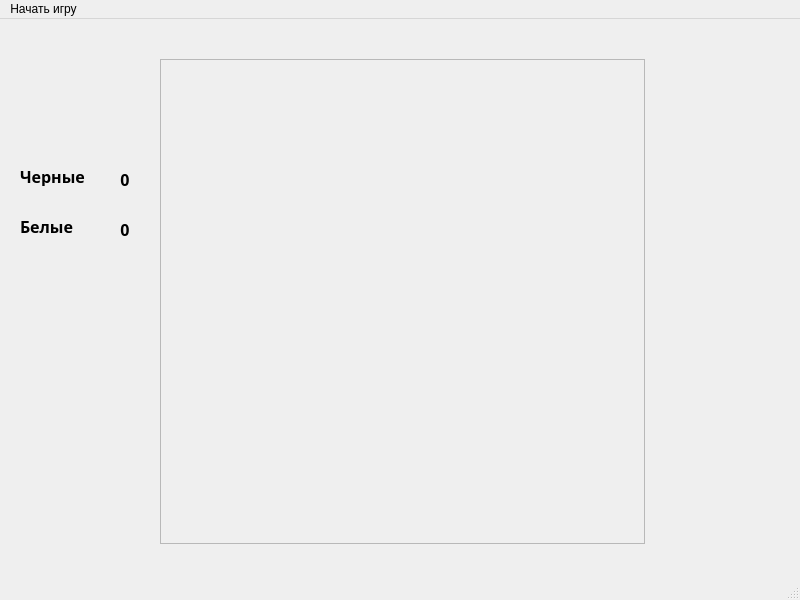
<?xml version="1.0" encoding="UTF-8"?>
<ui version="4.0">
 <class>MainWindow</class>
 <widget class="QMainWindow" name="MainWindow">
  <property name="geometry">
   <rect>
    <x>0</x>
    <y>0</y>
    <width>800</width>
    <height>600</height>
   </rect>
  </property>
  <property name="sizePolicy">
   <sizepolicy hsizetype="Fixed" vsizetype="Fixed">
    <horstretch>0</horstretch>
    <verstretch>0</verstretch>
   </sizepolicy>
  </property>
  <property name="minimumSize">
   <size>
    <width>800</width>
    <height>600</height>
   </size>
  </property>
  <property name="maximumSize">
   <size>
    <width>800</width>
    <height>600</height>
   </size>
  </property>
  <property name="windowTitle">
   <string>MainWindow</string>
  </property>
  <widget class="QWidget" name="centralWidget">
   <widget class="GrafField" name="frame">
    <property name="geometry">
     <rect>
      <x>160</x>
      <y>40</y>
      <width>485</width>
      <height>485</height>
     </rect>
    </property>
    <property name="frameShape">
     <enum>QFrame::StyledPanel</enum>
    </property>
    <property name="frameShadow">
     <enum>QFrame::Raised</enum>
    </property>
   </widget>
   <widget class="QLabel" name="label">
    <property name="geometry">
     <rect>
      <x>300</x>
      <y>10</y>
      <width>200</width>
      <height>20</height>
     </rect>
    </property>
    <property name="font">
     <font>
      <family>OCR A Std</family>
      <pointsize>12</pointsize>
      <weight>75</weight>
      <bold>true</bold>
     </font>
    </property>
    <property name="text">
     <string/>
    </property>
    <property name="alignment">
     <set>Qt::AlignCenter</set>
    </property>
   </widget>
   <widget class="QLabel" name="label_2">
    <property name="geometry">
     <rect>
      <x>20</x>
      <y>147</y>
      <width>70</width>
      <height>20</height>
     </rect>
    </property>
    <property name="font">
     <font>
      <family>OCR A Std</family>
      <pointsize>12</pointsize>
      <weight>75</weight>
      <bold>true</bold>
     </font>
    </property>
    <property name="text">
     <string>Черные</string>
    </property>
   </widget>
   <widget class="QLabel" name="label_4">
    <property name="geometry">
     <rect>
      <x>20</x>
      <y>197</y>
      <width>70</width>
      <height>20</height>
     </rect>
    </property>
    <property name="font">
     <font>
      <family>OCR A Std</family>
      <pointsize>12</pointsize>
      <weight>75</weight>
      <bold>true</bold>
     </font>
    </property>
    <property name="text">
     <string>Белые</string>
    </property>
   </widget>
   <widget class="QLabel" name="label_3">
    <property name="geometry">
     <rect>
      <x>90</x>
      <y>150</y>
      <width>70</width>
      <height>20</height>
     </rect>
    </property>
    <property name="font">
     <font>
      <family>OCR A Std</family>
      <pointsize>12</pointsize>
      <weight>75</weight>
      <bold>true</bold>
     </font>
    </property>
    <property name="layoutDirection">
     <enum>Qt::RightToLeft</enum>
    </property>
    <property name="text">
     <string>0</string>
    </property>
    <property name="alignment">
     <set>Qt::AlignCenter</set>
    </property>
   </widget>
   <widget class="QLabel" name="label_5">
    <property name="geometry">
     <rect>
      <x>90</x>
      <y>200</y>
      <width>70</width>
      <height>20</height>
     </rect>
    </property>
    <property name="font">
     <font>
      <family>OCR A Std</family>
      <pointsize>12</pointsize>
      <weight>75</weight>
      <bold>true</bold>
     </font>
    </property>
    <property name="text">
     <string>0</string>
    </property>
    <property name="alignment">
     <set>Qt::AlignCenter</set>
    </property>
   </widget>
  </widget>
  <widget class="QMenuBar" name="menuBar">
   <property name="geometry">
    <rect>
     <x>0</x>
     <y>0</y>
     <width>800</width>
     <height>21</height>
    </rect>
   </property>
   <widget class="QMenu" name="menuStart_Game">
    <property name="title">
     <string>Начать игру</string>
    </property>
    <addaction name="actionNew_Game"/>
    <addaction name="actionExit"/>
   </widget>
   <addaction name="menuStart_Game"/>
  </widget>
  <widget class="QStatusBar" name="statusBar"/>
  <action name="actionNew_Game">
   <property name="text">
    <string>Новая игра</string>
   </property>
  </action>
  <action name="actionExit">
   <property name="text">
    <string>Выход</string>
   </property>
  </action>
 </widget>
 <layoutdefault spacing="6" margin="11"/>
 <customwidgets>
  <customwidget>
   <class>GrafField</class>
   <extends>QFrame</extends>
   <header location="global">graffield.h</header>
   <container>1</container>
  </customwidget>
 </customwidgets>
 <resources/>
 <connections/>
</ui>
